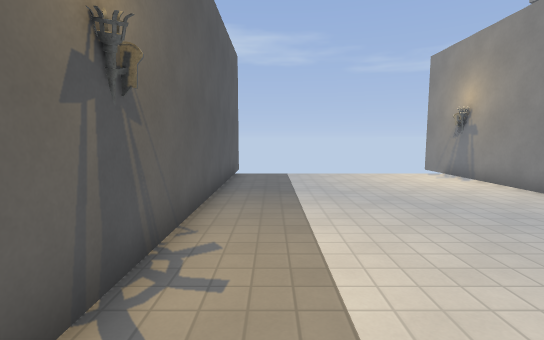
view 1 (above)

12 first-person views from a walk through a 3-D level made in the Godot game engine. The camera is 1.4 m above the floor, tilts 6° down and sees 85° across. Doors that lead somewhere are drawn open, without their leaves. The floor is counted in squares, 1 m on a side. Each view is taken from the middle of a square. On the plan, view 1 faces up. The plan holds only what a view shows up to about 14 squares ahead; the rest is blank. Characters and animated objects are not drawn. Some surface patterns are stand-ins.

view 2
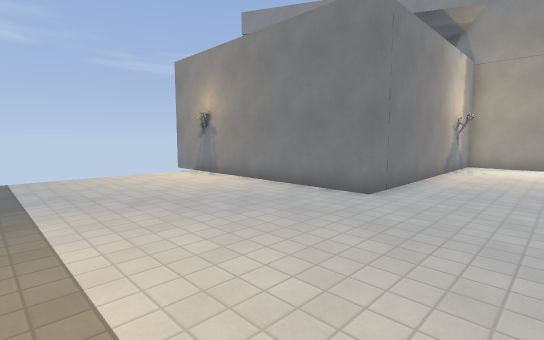

view 3
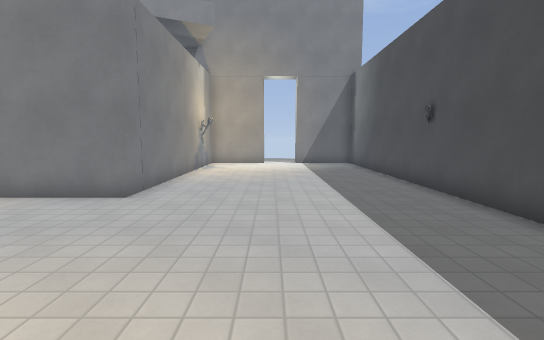

view 4
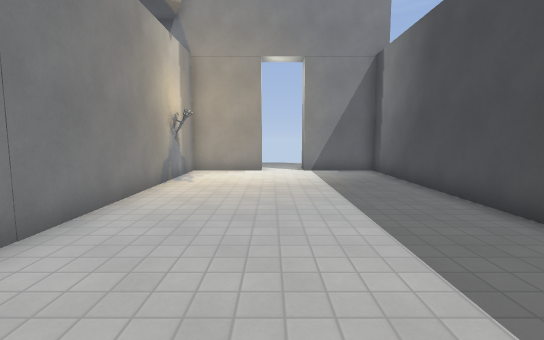

view 5
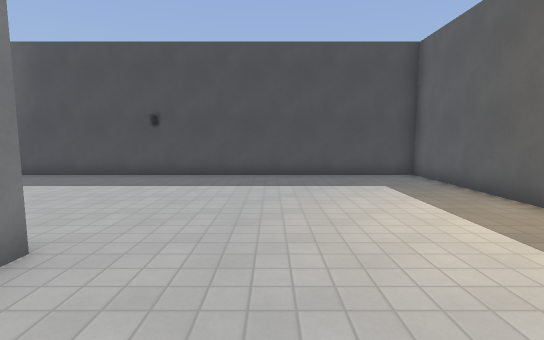

view 6
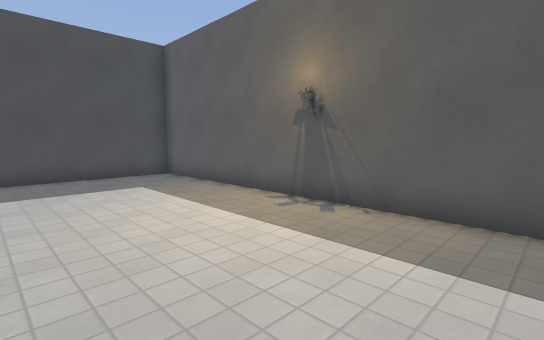

view 7
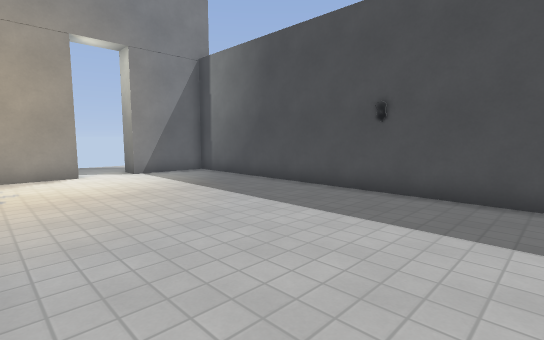

view 8
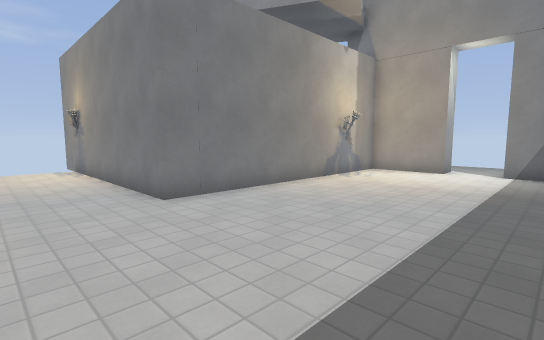

view 9
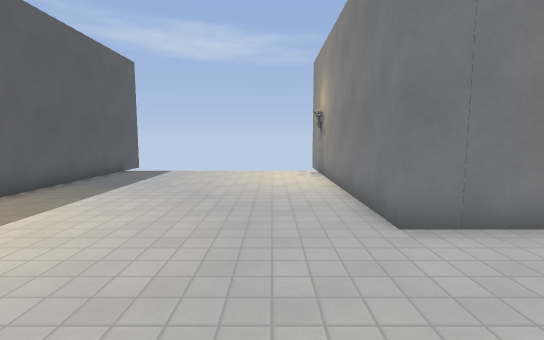

view 10
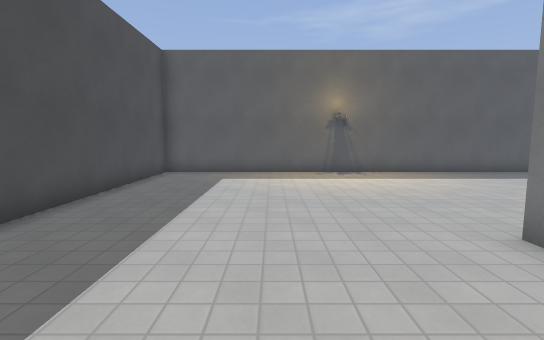

view 11
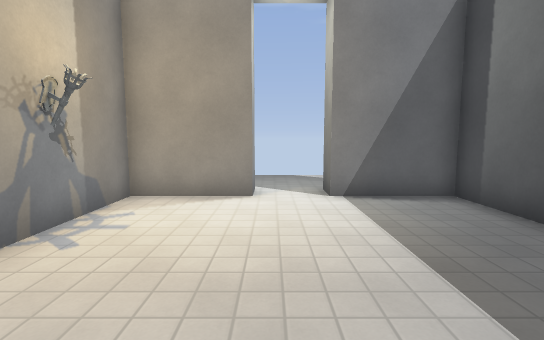

view 12
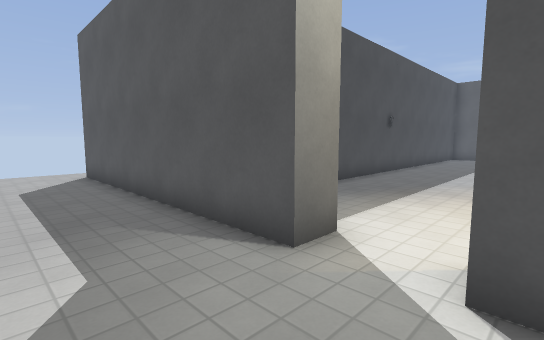

### Floor plan
Points are (right, up) in squares from view 1. A wall is a line through its corners. A room is listed if a view was taken in it or the views show most of it. See-through windows are left out.
Room 1 (views 1, 2, 3, 4, 5, 6, 7, 8, 9, 10, 11)
walls: (17.2, 0.5) (17.2, 3.5) (7, 3.5) (7, 12.5); (-1.5, 12.5) (-1.5, -4.5) (17.2, -4.5) (17.2, -1.4)
ways out: open door at (17, -0.5) to room 2
Room 2 (view 12)
walls: (18.2, 1) (18.2, 0.5) (17.2, 0.5); (17.2, -1.4) (18.2, -1.4) (18.2, -11.5)
ways out: open door at (17, -0.5) to room 1; opening at (17.5, -12)

Positions as (right, up) in squares from view 1, and headings:
1: (0, 0), facing up
2: (0, 0), facing up-right
3: (0, 0), facing right
4: (4, 0), facing right
5: (4, 7), facing down
6: (4, 7), facing down-left
7: (5, 3), facing down-right
8: (4, -3), facing up-right
9: (5, -1), facing up
10: (11, 0), facing left
11: (10, 0), facing right
12: (21, 1), facing down-left
